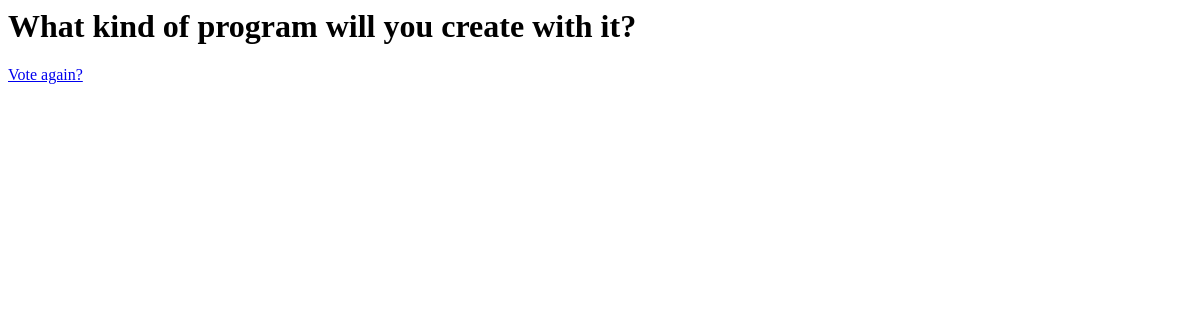
Page /polls/6/results/ on the earlier database version.
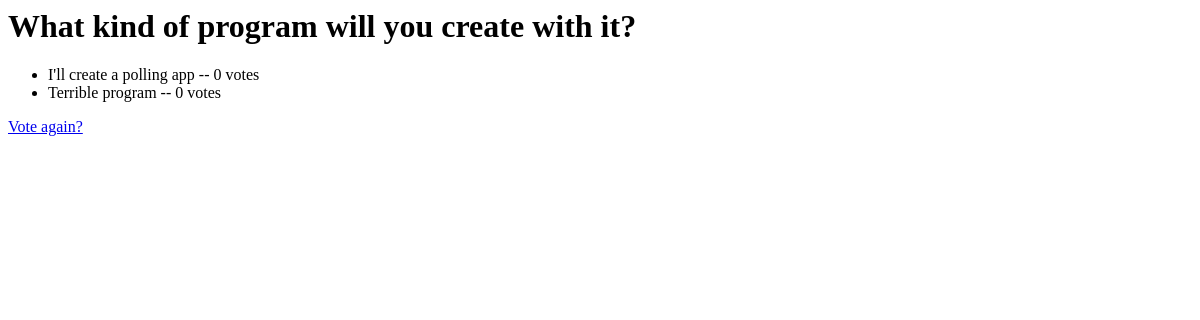
Same page on the later database version.
### polls/models.py (models this page shows, shortened)
class Question(models.Model):
    question_text = models.CharField(max_length=200)
    pub_date = models.DateTimeField('date published')

class Choice(models.Model):
    question = models.ForeignKey(Question, on_delete=models.CASCADE)
    choice_text = models.CharField(max_length=200)
    votes = models.IntegerField(default=0)

### polls/views.py (the view)
# urls.py: path('<int:pk>/results/', views.ResultsView.as_view(), name='results'),
class ResultsView(generic.DetailView):
    model = Question
    template_name = 'polls/results.html'

### polls/templates/polls/results.html
<h1>{{ question.question_text }}</h1>
<ul>
{% for choice in question.choice_set.all %}
    <li>{{ choice.choice_text }} -- {{ choice.votes }} vote{{ choice.votes|pluralize }}</li>
{% endfor %}
</ul>
<a href="{% url 'polls:detail' question.id %}">Vote again?</a>

Differences in the rows shown:
added Choice: choice_text "I'll create a polling app", votes "0"
added Choice: choice_text "Terrible program", votes "0"
